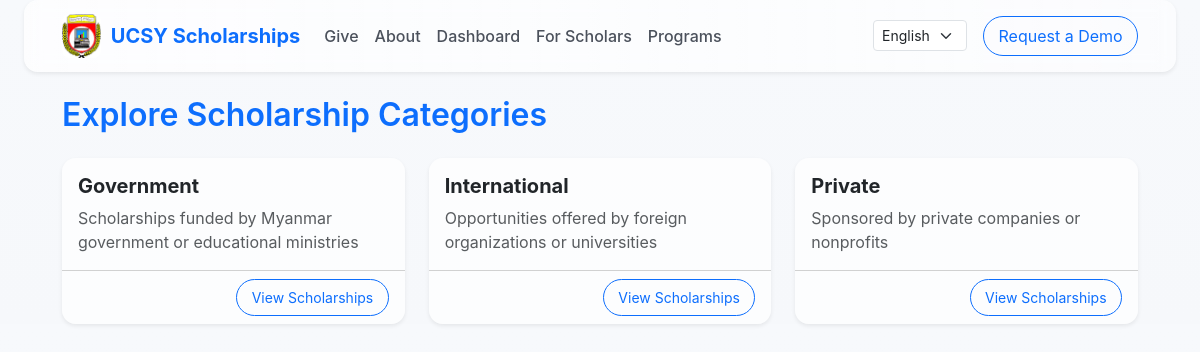
Screenshot of /types/ with the database file from the repository.
### scholarships/models.py (models this page shows, shortened)
class ScholarshipType(models.Model):
    name = models.CharField(max_length=100)
    description = models.TextField(blank=True)

### scholarships/views.py (the view)
# urls.py: path('types/', views.TypeListView.as_view(), name='type_list'),
class TypeListView(ListView):
    model = ScholarshipType
    template_name = 'scholarships/type_list.html'
    context_object_name = 'types'
    def get_queryset(self):
        return ScholarshipType.objects.all()

### scholarships/templates/scholarships/type_list.html
{% extends 'base.html' %}
{% load i18n %}
{% block content %}
  <h2 class="mb-4 fw-semibold text-primary">{% trans "Explore Scholarship Categories" %}</h2>
  <div class="row g-4">
    {% for type in types %}
      <div class="col-md-4">
        <div class="card border-0 shadow-sm h-100 hover-shadow transition">
          <div class="card-body">
            <h5 class="card-title fw-bold">{{ type.name }}</h5>
            <p class="card-text text-muted">{{ type.description|truncatechars:120 }}</p>
          </div>
          <div class="card-footer bg-transparent text-end">
            <a href="{% url 'scholarships:list_by_type' type.pk %}" class="btn btn-sm btn-outline-primary">{% trans "View Scholarships" %}</a>
          </div>
        </div>
      </div>
    {% endfor %}
  </div>
{% endblock %}

### templates/base.html (shortened to what this page needs)
{% load static i18n %}
{% get_current_language as LANGUAGE_CODE %}
<!doctype html>
<html lang="{{ LANGUAGE_CODE }}">
<head>
  <link href="https://cdn.jsdelivr.net/npm/bootstrap@5.3.2/dist/css/bootstrap.min.css" rel="stylesheet">
  <link href="{% static 'css/styles.css' %}" rel="stylesheet">
</head>
<body>
  <nav class="navbar navbar-expand-lg mx-auto shadow-sm mb-4">
    <div class="container">
      <a class="navbar-brand text-primary fw-bold d-flex align-items-center" href="/">
        <img src="{% static 'img/ucsy_logo.png' %}" alt="{% trans 'UCSY Logo' %}">
        <span class="d-none d-md-inline">{% trans "UCSY Scholarships" %}</span>
      </a>
      <div class="collapse navbar-collapse" id="mainNav">
        <ul class="navbar-nav me-auto mb-2 mb-lg-0 align-items-lg-center">
          <li class="nav-item"><a class="nav-link" href="#">{% trans "Give" %}</a></li>
          <li class="nav-item"><a class="nav-link" href="#">{% trans "About" %}</a></li>
           <li class="nav-item">
             <a class="nav-link" href="{% url 'scholarships:dashboard' %}">{% trans "Dashboard" %}</a>
           </li>
          <li class="nav-item"><a class="nav-link" href="#">{% trans "For Scholars" %}</a></li>
          <li class="nav-item"><a class="nav-link" href="{% url 'scholarships:type_list' %}">{% trans "Programs" %}</a></li>
        </ul>
        <form method="post" action="{% url 'set_language' %}" class="d-flex align-items-center me-3">
          <select name="language" onchange="this.form.submit()" class="form-select form-select-sm">
            <option value="en" {% if LANGUAGE_CODE == 'en' %}selected{% endif %}>{% trans "English" %}</option>
          </select>
        </form>
        <ul class="navbar-nav align-items-lg-center">
          <li class="nav-item"><a class="btn btn-outline-primary rounded-pill" href="#">{% trans "Request a Demo" %}</a></li>
        </ul>
      </div>
    </div>
  </nav>
  <main class="container content-wrapper">
    {% block content %}{% endblock %}
  </main>
</body>
</html>

### static/css/styles.css (style rules this page uses)
:root { --primary-1: #0d6efd; --primary-2: #6610f2; --accent: #06b6d4; --muted: #6c757d; --bg: #f6f8fb; --glass: rgba(255,255,255,0.72); --glass-border: rgba(255,255,255,0.45); --card-shadow: 0 6px 24px rgba(18,38,63,0.08); }
* { box-sizing:border-box }
body { background: linear-gradient(180deg, #f7f9fc 0%, var(--bg) 100%); color:#0f1724; font-family: Inter, system-ui, -apple-system, "Segoe UI", Roboto, "Helvetica Neue", Arial; -webkit-font-smoothing:antialiased; -moz-osx-font-smoothing:grayscale; padding-left:1.5rem; padding-right:1.5rem; }
.container { max-width:1100px }
a,button { transition:all .28s cubic-bezier(.2,.9,.3,1) }
.navbar { background: linear-gradient(90deg, rgba(255,255,255,0.7), rgba(255,255,255,0.55)); border-radius: 14px; padding: .55rem 1rem; box-shadow: var(--card-shadow); backdrop-filter: blur(8px) saturate(120%); }
.navbar-brand img { height:44px;margin-right:.6rem;border-radius:8px }
.navbar .nav-link { color:rgba(15,23,36,.75);font-weight:500 }
.navbar .btn { border-radius:999px }
.navbar .nav-link { position:relative }
.navbar .nav-link::after { content:"";position:absolute;left:0;right:auto;bottom:-6px;height:3px;width:0;background:linear-gradient(90deg,var(--primary-1),var(--primary-2));border-radius:6px;transition:width .28s }
.card { border-radius:14px;border:0;background:var(--glass);box-shadow:var(--card-shadow);overflow:hidden }
.btn-outline-primary { border-radius:999px;padding:.45rem .9rem }

### rows the page displays
ScholarshipType: name "Government", description "Scholarships funded by Myanmar government or educational ministries"
ScholarshipType: name "International", description "Opportunities offered by foreign organizations or universities"
ScholarshipType: name "Private", description "Sponsored by private companies or nonprofits"
